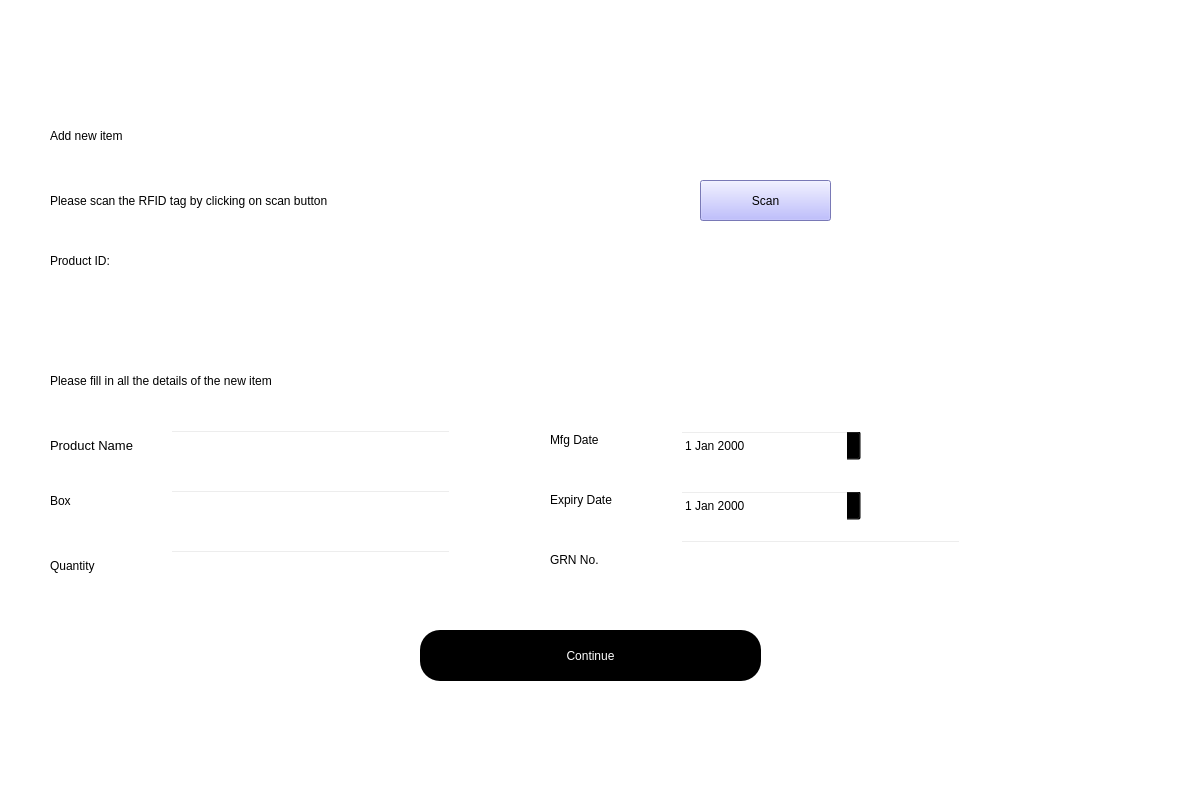
<?xml version="1.0" encoding="UTF-8"?>
<ui version="4.0">
 <class>Dialog</class>
 <widget class="QDialog" name="Dialog">
  <property name="geometry">
   <rect>
    <x>0</x>
    <y>0</y>
    <width>1200</width>
    <height>800</height>
   </rect>
  </property>
  <property name="windowTitle">
   <string>Dialog</string>
  </property>
  <widget class="QWidget" name="bgwidget" native="true">
   <property name="geometry">
    <rect>
     <x>0</x>
     <y>0</y>
     <width>1201</width>
     <height>801</height>
    </rect>
   </property>
   <property name="styleSheet">
    <string notr="true">background-color: rgb(255, 255, 255);</string>
   </property>
   <widget class="QLabel" name="label">
    <property name="geometry">
     <rect>
      <x>50</x>
      <y>100</y>
      <width>471</width>
      <height>71</height>
     </rect>
    </property>
    <property name="styleSheet">
     <string notr="true">font: 36pt &quot;MS Shell Dlg 2&quot;; 
color: rgb(0, 0, 0);</string>
    </property>
    <property name="text">
     <string>Add new item</string>
    </property>
   </widget>
   <widget class="QLabel" name="label_2">
    <property name="geometry">
     <rect>
      <x>50</x>
      <y>180</y>
      <width>621</width>
      <height>41</height>
     </rect>
    </property>
    <property name="styleSheet">
     <string notr="true">font: 16pt &quot;MS Shell Dlg 2&quot;;color:rgb(0, 0, 0)</string>
    </property>
    <property name="text">
     <string>Please scan the RFID tag by clicking on scan button</string>
    </property>
   </widget>
   <widget class="QPushButton" name="add_data">
    <property name="geometry">
     <rect>
      <x>420</x>
      <y>630</y>
      <width>341</width>
      <height>51</height>
     </rect>
    </property>
    <property name="styleSheet">
     <string notr="true">border-radius:20px;
background-color: rgb(0, 0, 0);
color: rgb(255,255,255);
font: 14pt &quot;MS Shell Dlg 2&quot;;</string>
    </property>
    <property name="text">
     <string>Continue</string>
    </property>
   </widget>
   <widget class="QLineEdit" name="productname">
    <property name="geometry">
     <rect>
      <x>170</x>
      <y>430</y>
      <width>281</width>
      <height>31</height>
     </rect>
    </property>
    <property name="styleSheet">
     <string notr="true">background-color:rgba(0,0,0,0);
font: 12pt &quot;MS Shell Dlg 2&quot;;</string>
    </property>
   </widget>
   <widget class="QLabel" name="label_3">
    <property name="geometry">
     <rect>
      <x>50</x>
      <y>430</y>
      <width>111</width>
      <height>31</height>
     </rect>
    </property>
    <property name="font">
     <font>
      <family>MS Shell Dlg 2</family>
      <pointsize>10</pointsize>
      <weight>50</weight>
      <italic>false</italic>
      <bold>false</bold>
     </font>
    </property>
    <property name="styleSheet">
     <string notr="true">font: 10pt &quot;MS Shell Dlg 2&quot;;</string>
    </property>
    <property name="text">
     <string>Product Name</string>
    </property>
   </widget>
   <widget class="QLabel" name="label_4">
    <property name="geometry">
     <rect>
      <x>50</x>
      <y>490</y>
      <width>51</width>
      <height>21</height>
     </rect>
    </property>
    <property name="styleSheet">
     <string notr="true">font: 10pt &quot;MS Shell Dlg 2&quot;;</string>
    </property>
    <property name="text">
     <string>Box</string>
    </property>
   </widget>
   <widget class="QLabel" name="label_5">
    <property name="geometry">
     <rect>
      <x>50</x>
      <y>550</y>
      <width>81</width>
      <height>31</height>
     </rect>
    </property>
    <property name="styleSheet">
     <string notr="true">font: 10pt &quot;MS Shell Dlg 2&quot;;</string>
    </property>
    <property name="text">
     <string>Quantity</string>
    </property>
   </widget>
   <widget class="QDateEdit" name="mfgdate">
    <property name="geometry">
     <rect>
      <x>680</x>
      <y>430</y>
      <width>181</width>
      <height>31</height>
     </rect>
    </property>
    <property name="styleSheet">
     <string notr="true">background-color:rgba(0,0,0,0);
font: 12pt &quot;MS Shell Dlg 2&quot;;</string>
    </property>
   </widget>
   <widget class="QLabel" name="label_6">
    <property name="geometry">
     <rect>
      <x>550</x>
      <y>430</y>
      <width>81</width>
      <height>20</height>
     </rect>
    </property>
    <property name="styleSheet">
     <string notr="true">font: 10pt &quot;MS Shell Dlg 2&quot;;</string>
    </property>
    <property name="text">
     <string>Mfg Date</string>
    </property>
   </widget>
   <widget class="QPushButton" name="scan">
    <property name="geometry">
     <rect>
      <x>700</x>
      <y>180</y>
      <width>131</width>
      <height>41</height>
     </rect>
    </property>
    <property name="styleSheet">
     <string notr="true">border-color: rgb(85, 0, 255);
background-color: rgb(170, 170, 255);</string>
    </property>
    <property name="text">
     <string>Scan</string>
    </property>
    <property name="shortcut">
     <string>S</string>
    </property>
   </widget>
   <widget class="QLabel" name="label_8">
    <property name="geometry">
     <rect>
      <x>550</x>
      <y>550</y>
      <width>81</width>
      <height>20</height>
     </rect>
    </property>
    <property name="styleSheet">
     <string notr="true">font: 10pt &quot;MS Shell Dlg 2&quot;;</string>
    </property>
    <property name="text">
     <string>GRN No.</string>
    </property>
   </widget>
   <widget class="QLabel" name="label_7">
    <property name="geometry">
     <rect>
      <x>50</x>
      <y>360</y>
      <width>501</width>
      <height>41</height>
     </rect>
    </property>
    <property name="styleSheet">
     <string notr="true">font: 16pt &quot;MS Shell Dlg 2&quot;;color:rgb(0, 0, 0)</string>
    </property>
    <property name="text">
     <string>Please fill in all the details of the new item</string>
    </property>
   </widget>
   <widget class="QLabel" name="productID">
    <property name="geometry">
     <rect>
      <x>50</x>
      <y>290</y>
      <width>281</width>
      <height>31</height>
     </rect>
    </property>
    <property name="styleSheet">
     <string notr="true">
font: 18pt &quot;MS Shell Dlg 2&quot;;</string>
    </property>
    <property name="text">
     <string/>
    </property>
   </widget>
   <widget class="QLabel" name="label_10">
    <property name="geometry">
     <rect>
      <x>50</x>
      <y>240</y>
      <width>151</width>
      <height>41</height>
     </rect>
    </property>
    <property name="styleSheet">
     <string notr="true">font: 16pt &quot;MS Shell Dlg 2&quot;;</string>
    </property>
    <property name="text">
     <string>Product ID:</string>
    </property>
   </widget>
   <widget class="QLineEdit" name="box">
    <property name="geometry">
     <rect>
      <x>170</x>
      <y>490</y>
      <width>281</width>
      <height>31</height>
     </rect>
    </property>
    <property name="styleSheet">
     <string notr="true">background-color:rgba(0,0,0,0);
font: 12pt &quot;MS Shell Dlg 2&quot;;</string>
    </property>
   </widget>
   <widget class="QLineEdit" name="quantity">
    <property name="geometry">
     <rect>
      <x>170</x>
      <y>550</y>
      <width>281</width>
      <height>31</height>
     </rect>
    </property>
    <property name="styleSheet">
     <string notr="true">background-color:rgba(0,0,0,0);
font: 12pt &quot;MS Shell Dlg 2&quot;;</string>
    </property>
   </widget>
   <widget class="QLabel" name="label_11">
    <property name="geometry">
     <rect>
      <x>550</x>
      <y>490</y>
      <width>91</width>
      <height>20</height>
     </rect>
    </property>
    <property name="styleSheet">
     <string notr="true">font: 10pt &quot;MS Shell Dlg 2&quot;;</string>
    </property>
    <property name="text">
     <string>Expiry Date</string>
    </property>
   </widget>
   <widget class="QDateEdit" name="expdate">
    <property name="geometry">
     <rect>
      <x>680</x>
      <y>490</y>
      <width>181</width>
      <height>31</height>
     </rect>
    </property>
    <property name="styleSheet">
     <string notr="true">background-color:rgba(0,0,0,0);
font: 12pt &quot;MS Shell Dlg 2&quot;;</string>
    </property>
   </widget>
   <widget class="QLineEdit" name="grn">
    <property name="geometry">
     <rect>
      <x>680</x>
      <y>540</y>
      <width>281</width>
      <height>31</height>
     </rect>
    </property>
    <property name="styleSheet">
     <string notr="true">background-color:rgba(0,0,0,0);
font: 12pt &quot;MS Shell Dlg 2&quot;;</string>
    </property>
   </widget>
   <widget class="QPushButton" name="back">
    <property name="geometry">
     <rect>
      <x>40</x>
      <y>720</y>
      <width>51</width>
      <height>51</height>
     </rect>
    </property>
    <property name="styleSheet">
     <string notr="true">border-radius:20px;
background-color: rgba(0, 0, 0, 0);
color: rgb(255,255,255);
font: 14pt &quot;MS Shell Dlg 2&quot;;</string>
    </property>
    <property name="text">
     <string/>
    </property>
   </widget>
   <widget class="QLabel" name="imageholder">
    <property name="geometry">
     <rect>
      <x>40</x>
      <y>720</y>
      <width>51</width>
      <height>51</height>
     </rect>
    </property>
    <property name="text">
     <string/>
    </property>
   </widget>
   <widget class="QLabel" name="error">
    <property name="geometry">
     <rect>
      <x>60</x>
      <y>630</y>
      <width>321</width>
      <height>31</height>
     </rect>
    </property>
    <property name="text">
     <string/>
    </property>
   </widget>
   <zorder>imageholder</zorder>
   <zorder>label</zorder>
   <zorder>label_2</zorder>
   <zorder>add_data</zorder>
   <zorder>productname</zorder>
   <zorder>label_3</zorder>
   <zorder>label_4</zorder>
   <zorder>label_5</zorder>
   <zorder>mfgdate</zorder>
   <zorder>label_6</zorder>
   <zorder>scan</zorder>
   <zorder>label_8</zorder>
   <zorder>label_7</zorder>
   <zorder>productID</zorder>
   <zorder>label_10</zorder>
   <zorder>box</zorder>
   <zorder>quantity</zorder>
   <zorder>label_11</zorder>
   <zorder>expdate</zorder>
   <zorder>grn</zorder>
   <zorder>back</zorder>
   <zorder>error</zorder>
  </widget>
 </widget>
 <resources/>
 <connections/>
</ui>
